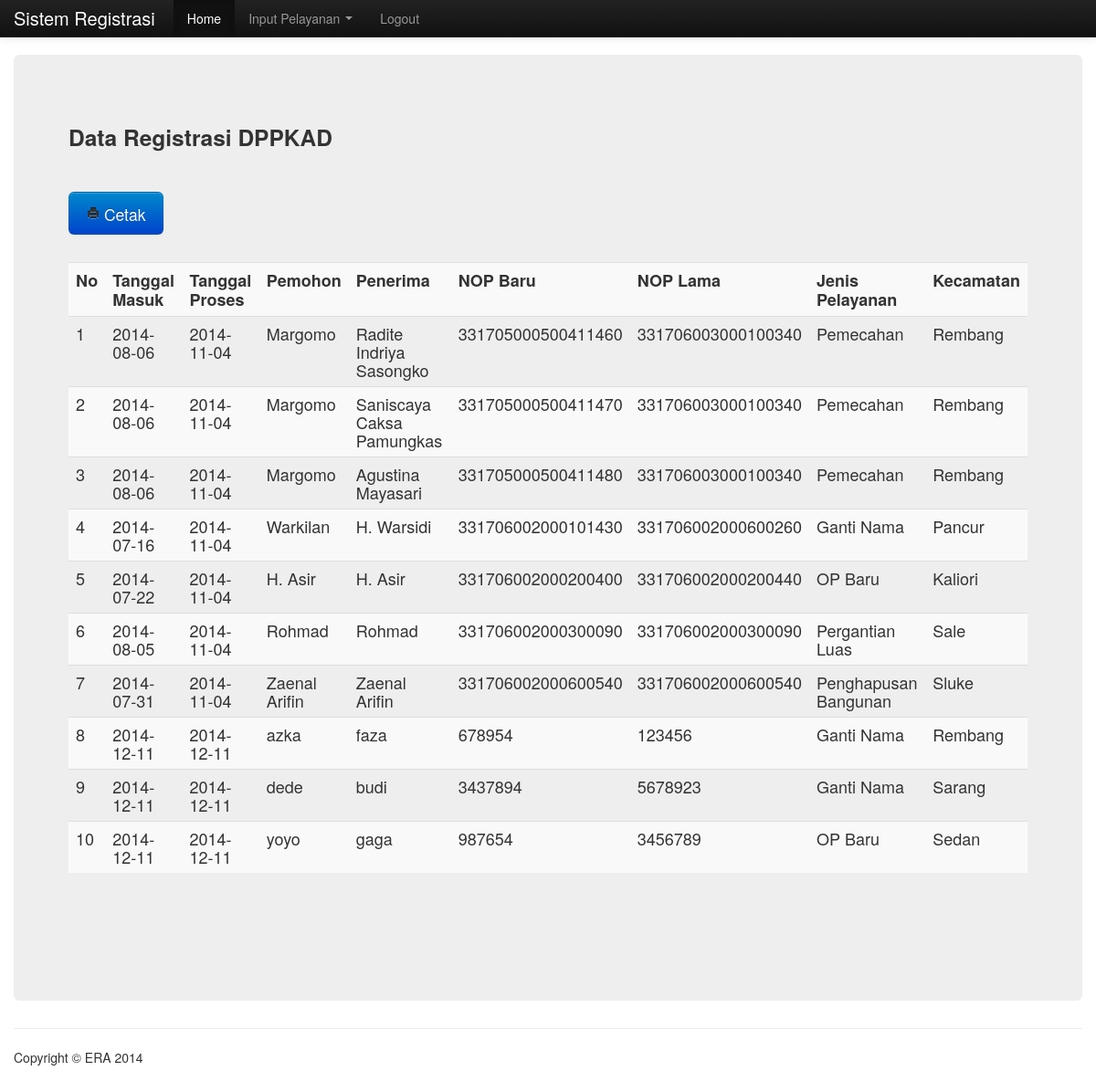
/tampilan.php (signed in), run on the app's committed database.
### tables this page shows
CREATE TABLE IF NOT EXISTS `melakukan` (
  `idmelakukan` int(11) NOT NULL AUTO_INCREMENT,
  `tglmasuk` date NOT NULL,
  `tglproses` date NOT NULL,
  `Penerima` varchar(30) NOT NULL,
  `nopbaru` varchar(30) NOT NULL,
  `idpemohon` int(11) NOT NULL,
  `kodepelayanan` int(11) NOT NULL,
  PRIMARY KEY (`idmelakukan`)
);

CREATE TABLE IF NOT EXISTS `pemohon` (
  `idpemohon` int(11) NOT NULL AUTO_INCREMENT,
  `nama` varchar(30) NOT NULL,
  `idkecamatan` int(11) NOT NULL,
  `nop` varchar(30) NOT NULL,
  PRIMARY KEY (`idpemohon`)
);

CREATE TABLE IF NOT EXISTS `pelayanan` (
  `kodepelayanan` int(11) NOT NULL AUTO_INCREMENT,
  `jenispelayanan` varchar(30) NOT NULL,
  PRIMARY KEY (`kodepelayanan`)
);

CREATE TABLE IF NOT EXISTS `kecamatan` (
  `idkecamatan` int(11) NOT NULL AUTO_INCREMENT,
  `namakecamatan` varchar(20) NOT NULL,
  PRIMARY KEY (`idkecamatan`)
);

### tampilan.php (the view, shortened to what this page needs)
<!DOCTYPE html>
<html lang="en">
  <head>
    <link href="css/bootstrap.css" rel="stylesheet">
    <link href="css/bootstrap-responsive.css" rel="stylesheet">
  </head>
  <body>
    <div class="navbar navbar-inverse navbar-fixed-top">
      <div class="navbar-inner">
        <div class="container">
          <a class="brand" href="#">Sistem Registrasi</a>
          <div class="nav-collapse collapse">
            <ul class="nav">
              <li class="active"><a href="panelmember.php">Home</a></li>
			  <li class="dropdown">
                <a href="#" class="dropdown-toggle" data-toggle="dropdown">Input Pelayanan <b class="caret"></b></a>
              </li>
			  <li class=""><a href="logout.php">Logout</a></li>
            </ul>
          </div>
        </div>
      </div>
    </div>
    <div class="container">
      <div class="hero-unit">
		<h3>Data Registrasi DPPKAD </h3><br/>
		<a class="btn btn-large btn-primary" href="cetak.php" target="_blank"><i class="icon-print"></i> Cetak</a>
		<br/><br/>
		<table class="table table-striped">
			<tr>
				<td><b>No</b></td>
				<td><b>Tanggal Masuk</b></td>
				<td><b>Tanggal Proses</b></td>
				<td><b>Pemohon</b></td>
				<td><b>Penerima</b></td>
				<td><b>NOP Baru</b></td>
				<td><b>NOP Lama</b></td>
				<td><b>Jenis Pelayanan</b></td>
				<td><b>Kecamatan</b></td>
			</tr>
		<?php
			$tampil = "SELECT * FROM melakukan AS m
						INNER JOIN pemohon AS p ON m.idpemohon = p.idpemohon
						INNER JOIN pelayanan AS pe ON m.kodepelayanan = pe.kodepelayanan
						INNER JOIN kecamatan AS k ON p.idkecamatan = k.idkecamatan";
			$querytampil = mysql_query($tampil);
			$i = 1;
			while($hasil = mysql_fetch_array($querytampil)) {
				$tglmasuk = $hasil['tglmasuk'];
				$tglproses = $hasil['tglproses'];
				$pemohon = $hasil['nama'];
				$penerima = $hasil['Penerima'];
				$nopbaru = $hasil['nopbaru'];
				$noplama = $hasil['nop'];
				$jenispelayanan = $hasil['jenispelayanan'];
				$kecamatan = $hasil['namakecamatan'];
		?>
				<tr>
					<td><?php echo $i; ?></td>
					<td><?php echo $tglmasuk; ?></td>
					<td><?php echo $tglproses; ?></td>
					<td><?php echo $pemohon; ?></td>
					<td><?php echo $penerima; ?></td>
					<td><?php echo $nopbaru; ?></td>
					<td><?php echo $noplama; ?></td>
					<td><?php echo $jenispelayanan; ?></td>
					<td><?php echo $kecamatan; ?></td>
				</tr>
		<?php
				$i++;
			}
		?>
		</table>
		<br/><br/>
	  </div>
      <hr>
      <footer>
        <p>Copyright &copy; ERA 2014</p>
      </footer>
    </div>
  </body>
</html>

### tampilan.php (style rules this page uses)
body { padding-top: 60px; padding-bottom: 40px; }

### data on the page
melakukan: tglmasuk "2014-08-06", tglproses "2014-11-04", idpemohon.nama "Margomo", Penerima "Radite Indriya Sasongko", nopbaru "331705000500411460", idpemohon.nop "331706003000100340", pelayanan.jenispelayanan "Pemecahan", kecamatan.namakecamatan "Rembang"
melakukan: tglmasuk "2014-08-06", tglproses "2014-11-04", idpemohon.nama "Margomo", Penerima "Saniscaya Caksa Pamungkas", nopbaru "331705000500411470", idpemohon.nop "331706003000100340", pelayanan.jenispelayanan "Pemecahan", kecamatan.namakecamatan "Rembang"
melakukan: tglmasuk "2014-08-06", tglproses "2014-11-04", idpemohon.nama "Margomo", Penerima "Agustina Mayasari", nopbaru "331705000500411480", idpemohon.nop "331706003000100340", pelayanan.jenispelayanan "Pemecahan", kecamatan.namakecamatan "Rembang"
melakukan: tglmasuk "2014-07-16", tglproses "2014-11-04", idpemohon.nama "Warkilan", Penerima "H. Warsidi", nopbaru "331706002000101430", idpemohon.nop "331706002000600260", pelayanan.jenispelayanan "Ganti Nama", kecamatan.namakecamatan "Pancur"
melakukan: tglmasuk "2014-07-22", tglproses "2014-11-04", idpemohon.nama "H. Asir", Penerima "H. Asir", nopbaru "331706002000200400", idpemohon.nop "331706002000200440", pelayanan.jenispelayanan "OP Baru", kecamatan.namakecamatan "Kaliori"
melakukan: tglmasuk "2014-08-05", tglproses "2014-11-04", idpemohon.nama "Rohmad", Penerima "Rohmad", nopbaru "331706002000300090", idpemohon.nop "331706002000300090", pelayanan.jenispelayanan "Pergantian Luas", kecamatan.namakecamatan "Sale"
melakukan: tglmasuk "2014-07-31", tglproses "2014-11-04", idpemohon.nama "Zaenal Arifin", Penerima "Zaenal Arifin", nopbaru "331706002000600540", idpemohon.nop "331706002000600540", pelayanan.jenispelayanan "Penghapusan Bangunan", kecamatan.namakecamatan "Sluke"
melakukan: tglmasuk "2014-12-11", tglproses "2014-12-11", idpemohon.nama "azka", Penerima "faza", nopbaru "678954", idpemohon.nop "123456", pelayanan.jenispelayanan "Ganti Nama", kecamatan.namakecamatan "Rembang"
melakukan: tglmasuk "2014-12-11", tglproses "2014-12-11", idpemohon.nama "dede", Penerima "budi", nopbaru "3437894", idpemohon.nop "5678923", pelayanan.jenispelayanan "Ganti Nama", kecamatan.namakecamatan "Sarang"
melakukan: tglmasuk "2014-12-11", tglproses "2014-12-11", idpemohon.nama "yoyo", Penerima "gaga", nopbaru "987654", idpemohon.nop "3456789", pelayanan.jenispelayanan "OP Baru", kecamatan.namakecamatan "Sedan"
